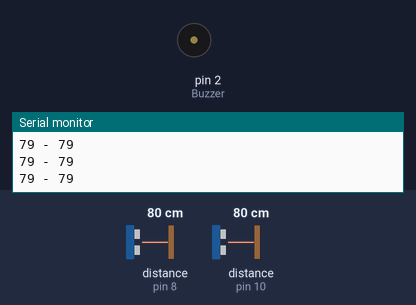
Simulated run of this sketch. Board: Arduino Uno, built with avr-gcc and run on an emulated ATmega328P. Shown: buzzer (waves = sounding, pin HIGH), the last lines printed to the serial monitor. Wiring (inferred from the names in the program): 2 × ultrasonic range finder: trigger pin 7, echo pin 8 / trigger pin 9, echo pin 10. The inputs (shaded band) are chosen by the test bench; at power-on: distance to the obstacle (sensors on pin 8, pin 10) 80 cm. The echo pulse lasts 58.3 µs per cm; pins used as bus, display or sensor lines are not drawn.

Above: at 1.2 s.
1.3 s: distance to the obstacle (sensor on pin 8) set to 2 cm
At 1.7 s:
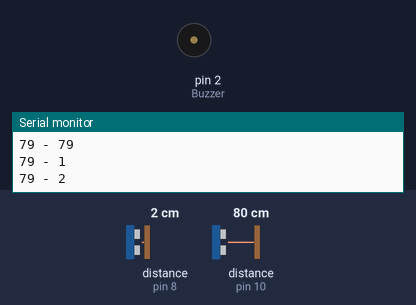
4.3 s: distance to the obstacle (sensor on pin 10) set to 2 cm
At 5.1 s:
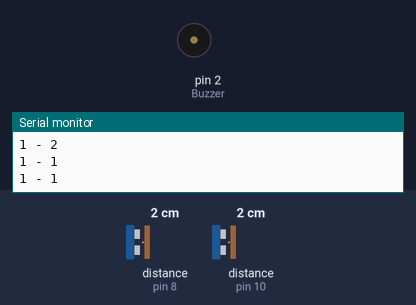
6.0 s: distance to the obstacle (sensor on pin 10) set to 4 cm
9.0 s: distance to the obstacle (sensor on pin 8) set to 4 cm
Timing chart, 0 to 11.5 s (numbered marks = the images above; inputs shaded):
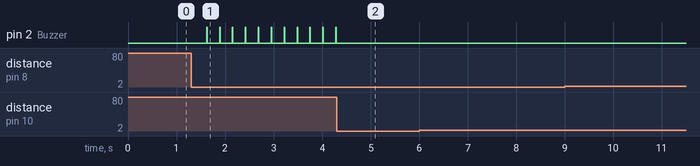

The sketch:

Car_Parking.ino
```cpp
#define trigPin1 7
#define echoPin1 8

#define trigPin2 9
#define echoPin2 10

#define Buzzer 2

long duration_R,duration_L, distance_R,distance_L, RightSensor,BackSensor,FrontSensor,LeftSensor;

void setup()
{
Serial.begin (9600);
pinMode(trigPin1, OUTPUT);
pinMode(echoPin1, INPUT);

pinMode(trigPin2, OUTPUT);
pinMode(echoPin2, INPUT);


pinMode(Buzzer,OUTPUT);
}

void loop() {
SonarSensor_R(trigPin1, echoPin1);
RightSensor = distance_R;

SonarSensor_L(trigPin2, echoPin2);
LeftSensor = distance_L;


Serial.print(LeftSensor);
Serial.print(" - ");
Serial.println(RightSensor);
delay(50);
buzzerCall(LeftSensor,RightSensor);
delay(200);
}

void SonarSensor_R(int trigPin_R,int echoPin_R)
{
digitalWrite(trigPin_R, LOW);
delayMicroseconds(2);
digitalWrite(trigPin_R, HIGH);
delayMicroseconds(10);
digitalWrite(trigPin_R, LOW);
duration_R = pulseIn(echoPin_R, HIGH);
distance_R = (duration_R/2) / 29.1;
}

void SonarSensor_L(int trigPin_L,int echoPin_L)
{
digitalWrite(trigPin_L, LOW);
delayMicroseconds(2);
digitalWrite(trigPin_L, HIGH);
delayMicroseconds(10);
digitalWrite(trigPin_L, LOW);
duration_L = pulseIn(echoPin_L, HIGH);

// Determine distance from duration
// Use 343 metres per second as speed of sound
distance_L = (duration_L/2)* 0.0343;
}

void buzzerCall(int dist_R, int dist_L)
{
  if((dist_R < dist_L) & (dist_R <1000))
  {
    digitalWrite(Buzzer, HIGH);
    delay(dist_R*5);
    digitalWrite(Buzzer, LOW);
    }

  else if((dist_R > dist_L) & (dist_L <1000))
  {
    digitalWrite(Buzzer, HIGH);
    delay(dist_L*5);
    digitalWrite(Buzzer, LOW);
    }

}
```

Measured:
- after the input at 1.3 s, pin 2 (Buzzer): alternates HIGH for 0.01 s and LOW for 0.26 s, starting after 0.32 s
- after the input at 4.3 s, pin 2 (Buzzer): stops changing and stays LOW
